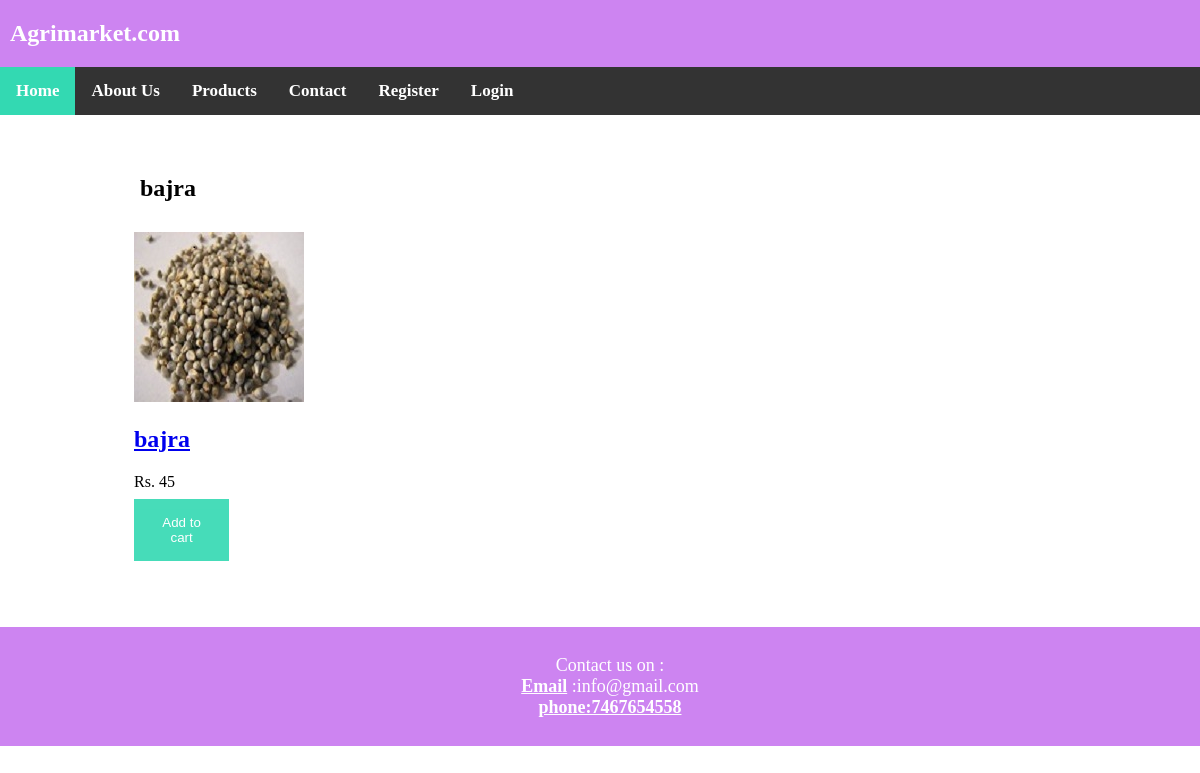
/productlist.php?category=21, run on the app's committed database.
### tables this page shows
CREATE TABLE `category` (
  `cate_id` int(64) NOT NULL,
  `cate_name` varchar(256) NOT NULL,
  `cate_img` varchar(256) NOT NULL
);

CREATE TABLE `product` (
  `prod_id` int(11) NOT NULL,
  `prod_name` varchar(256) NOT NULL,
  `prod_image` varchar(256) NOT NULL,
  `prod_price` int(11) NOT NULL,
  `prod_desc` varchar(64) NOT NULL,
  `quantity` int(64) NOT NULL,
  `prod_stock` int(64) NOT NULL,
  `cate_id` int(32) NOT NULL
);

### productlist.php (the view, shortened to what this page needs)
<!DOCTYPE html>
	<head>
		<link rel="stylesheet" type="text/css" href="css/style1.css">
	</head>
	<body>
			<?php
			include 'header.php';
			include 'database.php';
			if(isset($_GET['category']) && ($_GET['category']!="")){
				$categoryid=$_GET['category'];
			}
			$sql = "SELECT cate_name, cate_img FROM category WHERE cate_id='$categoryid'";
			$result = mysqli_query($conn,$sql);
			while($row = mysqli_fetch_assoc($result)) {
				$categoryname=$row['cate_name'];
			}
			$sql = "SELECT prod_id, prod_name,prod_desc,prod_price,prod_image,prod_stock FROM product WHERE cate_id='$categoryid'";
			$productresults = mysqli_query($conn,$sql);
			?>
<div class="main">
		<div class="page-content" id="productspage">
		<h2><?php echo $categoryname;?></h2>
		<?php if($productresults->num_rows>0){ ?>
		<div class="prow">
				<?php
				while($row = mysqli_fetch_assoc($productresults)) {
					?>
					<div class="pcolumn">
						<a href="product-details.php?product=<?php echo $row['prod_id'];?>"><img src="<?php echo $row["prod_image"]; ?>"></a>
						<h2><a href="product-details.php?product=<?php echo $row['prod_id'];?>"><?php echo $row["prod_name"]; ?></a></h2>
						<div class="productprice">Rs. <?php echo $row["prod_price"]; ?></div>
						<a href="productlist.php?page=product&action=add&id=<?php echo $row['prod_id']; ?>">
						<button class="btn btn-primary" type="button">Add to cart</button></a>
					</div>
					<?php
				}
		?>
	</div>
<?php } else { echo "<h2>No products found in this category...</h2>";} ?>
		</div>
</div>
<?php include 'footer.php';?>
	</body>
</html>

### css/style1.css (style rules this page uses)
body { margin:0px; }
.btn { background-color: #33d9b2; color: white; padding: 16px 20px; margin: 8px 0; border: none; cursor: pointer; width: 50%; opacity: 0.9; }
.main { max-width: 1000px; margin: auto; }
.prow { margin: 8px -16px; }
.pcolumn { padding: 10px; }
.pcolumn { display: inline-block; width: 20%; }
.page-content { padding: 40px; }

### data on the page
category: cate_name "bajra"
product: prod_image (picture), prod_name "bajra", prod_price "45"
